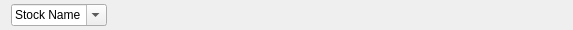
<?xml version="1.0" encoding="UTF-8"?>
<ui version="4.0">
 <class>IssueForm</class>
 <widget class="QWidget" name="IssueForm">
  <property name="geometry">
   <rect>
    <x>0</x>
    <y>0</y>
    <width>573</width>
    <height>30</height>
   </rect>
  </property>
  <property name="windowTitle">
   <string>Form</string>
  </property>
  <layout class="QHBoxLayout" name="horizontalLayout">
   <property name="topMargin">
    <number>3</number>
   </property>
   <property name="bottomMargin">
    <number>3</number>
   </property>
   <item>
    <widget class="QComboBox" name="stock_name">
     <property name="editable">
      <bool>true</bool>
     </property>
     <item>
      <property name="text">
       <string>Stock Name</string>
      </property>
     </item>
    </widget>
   </item>
   <item>
    <spacer name="horizontalSpacer">
     <property name="orientation">
      <enum>Qt::Horizontal</enum>
     </property>
     <property name="sizeHint" stdset="0">
      <size>
       <width>431</width>
       <height>20</height>
      </size>
     </property>
    </spacer>
   </item>
  </layout>
 </widget>
 <resources/>
 <connections/>
</ui>
